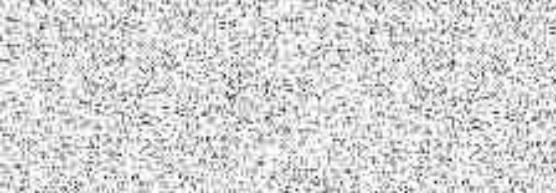
#> input picture captcha_pic.jpg, 556 x 193 px, found by its file name
$ python colour.py
#> lines starting #> are read from the running program, lines starting #| are printed output that depends on the picture
from PIL import Image,ImageDraw, ImageFont, ImageFilter

def font_select():
    x=random.randint(1,3)
    if x==1:
        a=ImageFont.truetype('f:\\Kunj\\computer project\\ariblk.ttf',40)
    elif x==2:
        a=ImageFont.truetype('f:\\Kunj\\computer project\\segoesc.ttf',40)
    else:
        a=ImageFont.truetype('f:\\Kunj\\computer project\\seguili.ttf',40)
    return (a)

def color_select():
    a=random.randint(0,225)
    b=random.randint(0,225)
    c=random.randint(0,225)
    x='rgb('+str(a)+','+str(b)+','+str(c)+')'
    return (x)

import random

st=''
s="qwertyuioplkjhgfdsazxcvbnm1209873654QWERTYUIOPASDFGHJKLZXCVBNM"
for i in range(8):
    a=random.randint(0,61)
    st=st+s[a]

image=Image.open('f:\\Kunj\\computer project\\captcha_pic.jpg')
#> image is the input picture: PIL image 556x193 RGB; min 31, max 255, mean 212.7
draw=ImageDraw.Draw(image)
position=150
for i in st:
    color=color_select()
    #color='rgb(0,0,0)'
    font=font_select()
    draw.text((position,60), i, fill=color, font=font)
    position=position+33
#> after the loop, position = 414

image.show()
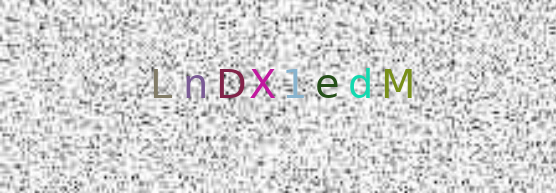
#> shown: PIL image 556x193 RGB; mean R, G, B 210.8, 210.8, 210.7
#blur=image.filter(ImageFilter.BLUR)
#blur.show()
